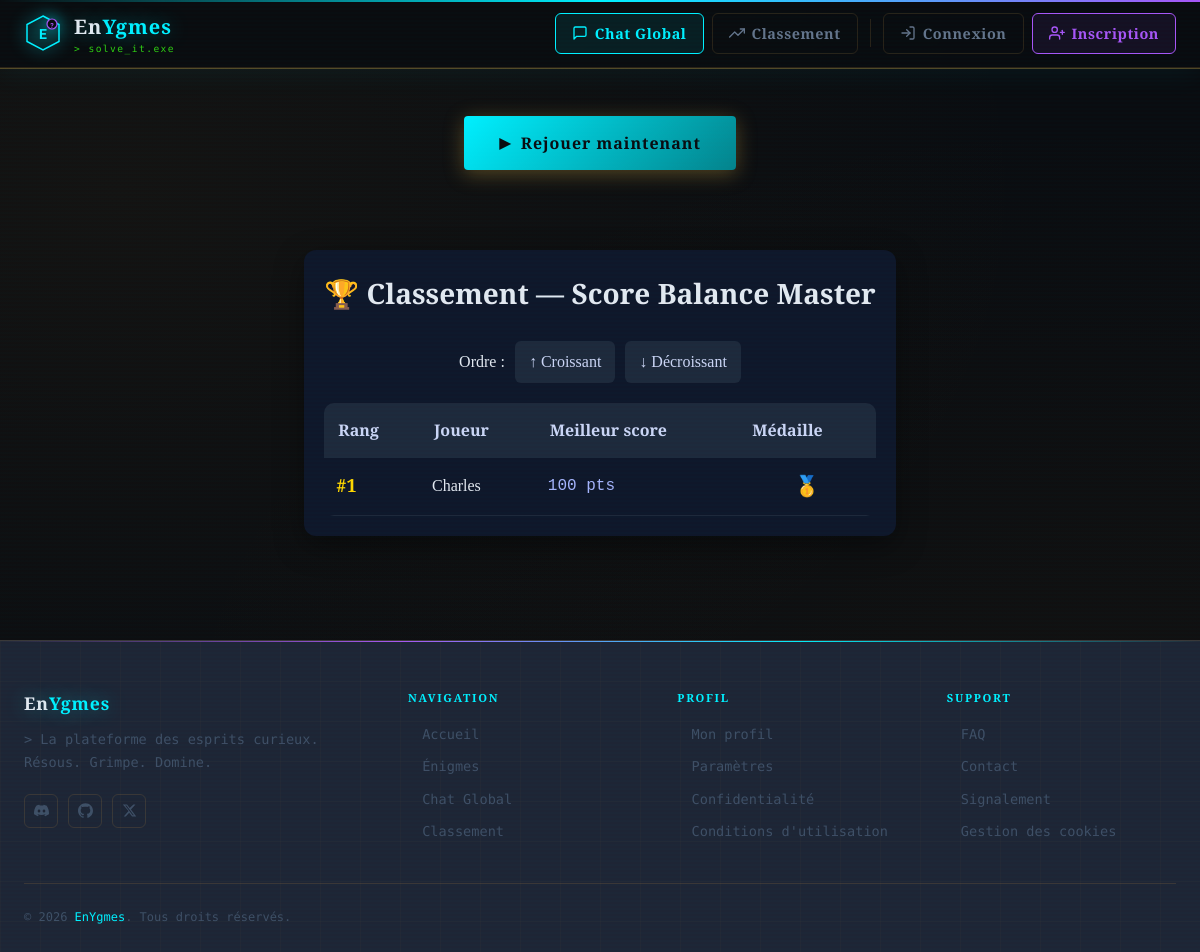
The page /games_Balance/index.php on the database its author committed.
### tables this page shows
CREATE TABLE `riddles_balance` (
  `id` int(11) NOT NULL,
  `id_riddle` int(11) NOT NULL,
  `id_user` int(11) NOT NULL,
  `points` int(11) DEFAULT 0,
  `slug` varchar(255) DEFAULT NULL
);

CREATE TABLE `users` (
  `id` int(11) NOT NULL,
  `username` varchar(100) NOT NULL,
  `email` varchar(100) NOT NULL,
  `password` varchar(255) NOT NULL,
  `profile_image` varchar(255) DEFAULT 'default.png',
  `total_score` int(11) DEFAULT 0,
  `is_admin` tinyint(1) DEFAULT 0,
  `created_at` timestamp NOT NULL DEFAULT current_timestamp()
);

### games_Balance/index.php (the view, shortened to what this page needs)
<?php
require_once '../config/database.php';
$order = $_GET['order'] ?? 'desc';
$order = in_array($order, ['asc', 'desc']) ? $order : 'desc';
$balance_riddle_id = null;
try {
    $stmt_rid = $pdo->prepare("SELECT id FROM riddles WHERE title = 'Balance_Games' LIMIT 1");
    $stmt_rid->execute();
    $row = $stmt_rid->fetch();
    $balance_riddle_id = $row ? (int)$row['id'] : null;
} catch (PDOException $e) {}
$players = [];
try {
    $stmt = $pdo->prepare("
        SELECT
            u.id,
            u.username,
            rb.points AS score
        FROM riddles_balance rb
        INNER JOIN users u ON u.id = rb.id_user
        WHERE rb.id_riddle = :riddle_id
        ORDER BY rb.points DESC, u.username ASC
    ");
    $stmt->bindParam(':riddle_id', $balance_riddle_id, PDO::PARAM_INT);
    $stmt->execute();
    $players_data = $stmt->fetchAll();
    foreach ($players_data as $index => $player) {
        $player['rank'] = $index + 1;
        $players[] = $player;
    }
} catch (Exception $e) {
    $error = $e->getMessage();
}
function getMedal(int $rank): string {
    return [1 => '🥇', 2 => '🥈', 3 => '🥉'][$rank] ?? '●';
}
include '../includes/header.php';
?>
<!DOCTYPE html>
<html lang="fr">
<head>
    <link rel="stylesheet" href="games.css">
</head>
<body class="index-page">
    <div class="bg-particles">
    </div>
    <div class="index-wrapper">
        <div class="index-actions">
            <a href="game.php" class="btn-play">
                <span class="btn-icon">▶</span>
                Rejouer maintenant
            </a>
        </div>
        <div class="container">
            <div class="header">
                <h1>🏆 Classement — Score Balance Master</h1>
            </div>
            <div class="controls">
                <div class="control-group">
                    <label>Ordre :</label>
                    <a href="?order=asc"
                       class="<?= $order === 'asc' ? 'active' : '' ?>"
                       style="padding: 8px 14px; border-radius: 6px; text-decoration: none; background: #1e293b; cursor: pointer; color: #cbd5f5;">
                        ↑ Croissant
                    </a>
                    <a href="?order=desc"
                       class="<?= $order === 'desc' ? 'active' : '' ?>"
                       style="padding: 8px 14px; border-radius: 6px; text-decoration: none; background: #1e293b; cursor: pointer; color: #cbd5f5;">
                        ↓ Décroissant
                    </a>
                </div>
            </div>
            <table>
                <thead>
                    <tr>
                        <th>Rang</th>
                        <th>Joueur</th>
                        <th>Meilleur score</th>
                        <th>Médaille</th>
                    </tr>
                </thead>
                <tbody>
                    <?php if (empty($players)): ?>
                        <tr>
                            <td colspan="4" class="empty-state">
                                Aucun score enregistré.
                                <br><span class="no-data-hint">Joue une partie pour apparaître ici !</span>
                            </td>
                        </tr>
                    <?php else: ?>
                        <?php foreach ($players as $player): ?>
                            <tr>
                                <td class="rank <?= $player['rank'] <= 3 ? 'top-' . $player['rank'] : '' ?>">
                                    #<?= $player['rank'] ?>
                                </td>
                                <td class="name"><?= htmlspecialchars($player['username']) ?></td>
                                <td class="score"><?= number_format($player['score'], 0, ',', ' ') ?> pts</td>
                                <td class="medal"><?= getMedal($player['rank']) ?></td>
                            </tr>
                        <?php endforeach; ?>
                    <?php endif; ?>
                </tbody>
            </table>
        </div>
    </div>
</body>
</html>
<?php include '../includes/footer.php'; ?>

### public/css/style.css (style rules this page uses)
:root { --bg-dark: #0a0c10; --bg-panel: #0e1117; --bg-card: #131720; --border: #1e2535; --border-glow: #00f0ff33; --neon-cyan: #00f0ff; --neon-purple: #a855f7; --neon-green: #39ff14; --text-primary: #e2e8f0; --text-muted: #64748b; --text-dim: #3f4f66; --font-display: 'Orbitron', monospace; --font-mono: 'Share Tech Mono', monospace; --font-body: 'Rajdhani', sans-serif; --header-h: 68px; --radius: 6px; --transition: 0.2s ease; }
*, *::before, *::after { box-sizing: border-box; margin: 0; padding: 0; }
body { background: var(--bg-dark); color: var(--text-primary); font-family: var(--font-body); font-size: 16px; min-height: 100vh; display: flex; flex-direction: column; }
a { text-decoration: none; color: inherit; }
body::before { content: ''; position: fixed; inset: 0; background: repeating-linear-gradient( 0deg, transparent, transparent 2px, rgba(0,240,255,0.012) 2px, rgba(0,240,255,0.012) 4px ); pointer-events: none; z-index: 9999; }
.container { max-width: 900px; margin: 40px auto; padding: 20px; background: #0f172a; border-radius: 12px; box-shadow: 0 10px 30px rgba(0,0,0,0.4); color: #e2e8f0; }
.header { text-align: center; margin-bottom: 25px; }
.header h1 { font-size: 28px; margin: 0; }
.controls { display: flex; justify-content: center; margin-bottom: 20px; }
.control-group { display: flex; align-items: center; gap: 10px; }
.control-group a { padding: 6px 12px; border-radius: 6px; text-decoration: none; color: #cbd5f5; background: #1e293b; transition: 0.2s; }
.control-group a.active { background: #6366f1; color: white; }
table { width: 100%; border-collapse: collapse; overflow: hidden; border-radius: 10px; }
thead { background: #1e293b; }
th { padding: 14px; text-align: left; font-weight: 600; color: #cbd5f5; }
tbody tr { border-bottom: 1px solid #1e293b; transition: 0.2s; }
td { padding: 12px; }
.rank { font-weight: bold; }
.rank.top-1 { color: #FFD700; font-size: 18px; }
.name { font-weight: 500; }
.score { font-family: monospace; color: #a5b4fc; }
.medal { font-size: 20px; text-align: center; }

### games_Balance/games.css (style rules this page uses)
:root { --bg-deep: #0a0c10; --bg-mid: #0e1117; --bg-card: #131720; --bg-panel: #1e2535; --parchment: #00f0ff33; --gold: #00f0ff; --gold-light: #a855f7; --gold-dim: #00f0ff; --amber: #04828b; --red-soft: #39ff14; --ink: #f0e8d8; --ink-dim: #a09070; --ink-faint: #6a5c45; --border: rgba(180,140,70,.18); --border-glow:rgba(212,168,67,.35); --shadow: 0 8px 40px rgba(0,0,0,.7); --shadow-gold:0 0 30px rgba(212,168,67,.15); --font-display: 'Playfair Display', Georgia, serif; --font-body: 'Crimson Pro', Georgia, serif; }
*, *::before, *::after { box-sizing: border-box; margin: 0; padding: 0; }
html { font-size: 16px; scroll-behavior: smooth; }
body { font-family: var(--font-body); background: var(--bg-deep); color: var(--ink); min-height: 100vh; overflow-x: hidden; line-height: 1.65; }
.bg-particles { position: fixed; inset: 0; pointer-events: none; z-index: 0; overflow: hidden; }
.index-page { background: radial-gradient(ellipse at 10% 20%, rgba(180,130,50,.06) 0%, transparent 60%), radial-gradient(ellipse at 90% 80%, rgba(150,100,30,.06) 0%, transparent 60%), var(--bg-deep); }
.index-wrapper { position: relative; z-index: 1; max-width: 860px; margin: 0 auto; padding: 3rem 1.5rem 4rem; display: flex; flex-direction: column; gap: 2.5rem; }
.index-actions { display: flex; gap: 1rem; justify-content: center; flex-wrap: wrap; }
.btn-play { display: inline-flex; align-items: center; gap: .6rem; padding: .85rem 2.2rem; background: linear-gradient(135deg, var(--gold), var(--amber)); color: var(--bg-deep); font-family: var(--font-display); font-size: 1rem; font-weight: 700; letter-spacing: .06em; text-decoration: none; border: none; border-radius: 4px; cursor: pointer; box-shadow: 0 4px 20px rgba(212,168,67,.35); transition: transform .2s, box-shadow .2s; position: relative; overflow: hidden; }
.btn-play::after { content: ''; position: absolute; inset: 0; background: linear-gradient(135deg, rgba(255,255,255,.1), transparent); opacity: 0; transition: opacity .2s; }
.btn-icon { font-size: .9rem; }

### rows shown on the page
riddles_balance: id_user "1", id_user.username "Charles", points "100", id_user "🥇"
